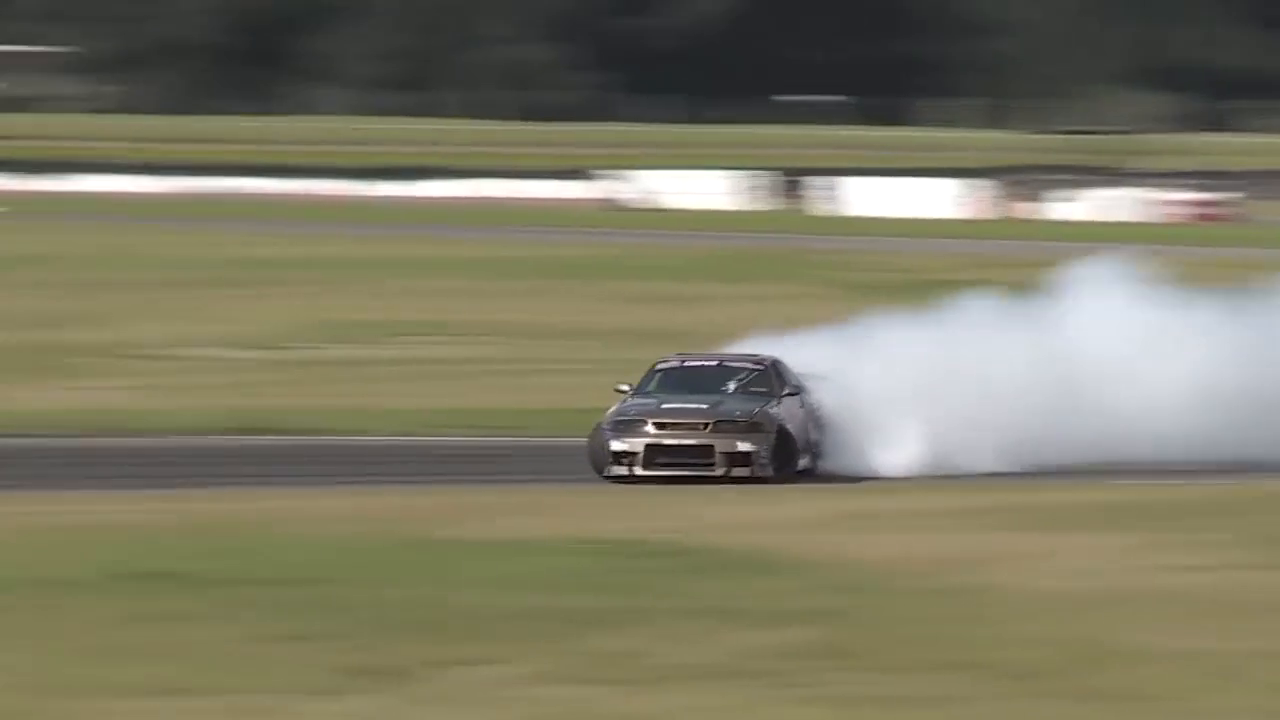
#> input picture frame 23 of Mastering-OpenCV-with-Python/module04-video-processing-and-analysis/race_car.mp4, 1280 x 720 px
$ python 16_01_Object_Tracking_Introduction.py
#> lines starting #> are read from the running program, lines starting #| are printed output that depends on the picture
#> further down, frame is the input picture: shape (720, 1280, 3); mean B, G, R 100.6, 122.4, 125.5
import cv2
import sys
import os

# Define Annotation Convenience Functions.
def drawBannerText(frame, text, banner_height_percent=0.08, font_scale=.8, text_color=(0, 255, 0),
                   font_thickness=2):
    # Draw a black filled banner across the top of the image frame.
    # percent: set the banner height as a percentage of the frame height.
    banner_height = int(banner_height_percent * frame.shape[0])
    cv2.rectangle(frame, (0, 0), (frame.shape[1], banner_height), (0, 0, 0), thickness=-1)

    # Draw text on banner.
    left_offset = 20
    location = (left_offset, int(15 + (banner_height_percent * frame.shape[0]) / 2))
    cv2.putText(frame, text, location, cv2.FONT_HERSHEY_SIMPLEX, font_scale, text_color,
                font_thickness, cv2.LINE_AA)

def drawRectangle(frame, bbox, color=(255,0,0)):
#> called with bbox = (820, 510, 420, 180), color = (0, 255, 255)
    p1 = (int(bbox[0]), int(bbox[1]))
    p2 = (int(bbox[0] + bbox[2]), int(bbox[1] + bbox[3]))
    cv2.rectangle(frame, p1, p2, color, 2, 1)

def displayRectangle(frame, bbox, color=(255,0,0)):
    frameCopy = frame.copy()
    drawRectangle(frameCopy, bbox, color)
    cv2.putText(frameCopy, 'Press any key to continue', (20,40), cv2.FONT_HERSHEY_SIMPLEX,
        1, (0,255,0), 1, cv2.LINE_AA)
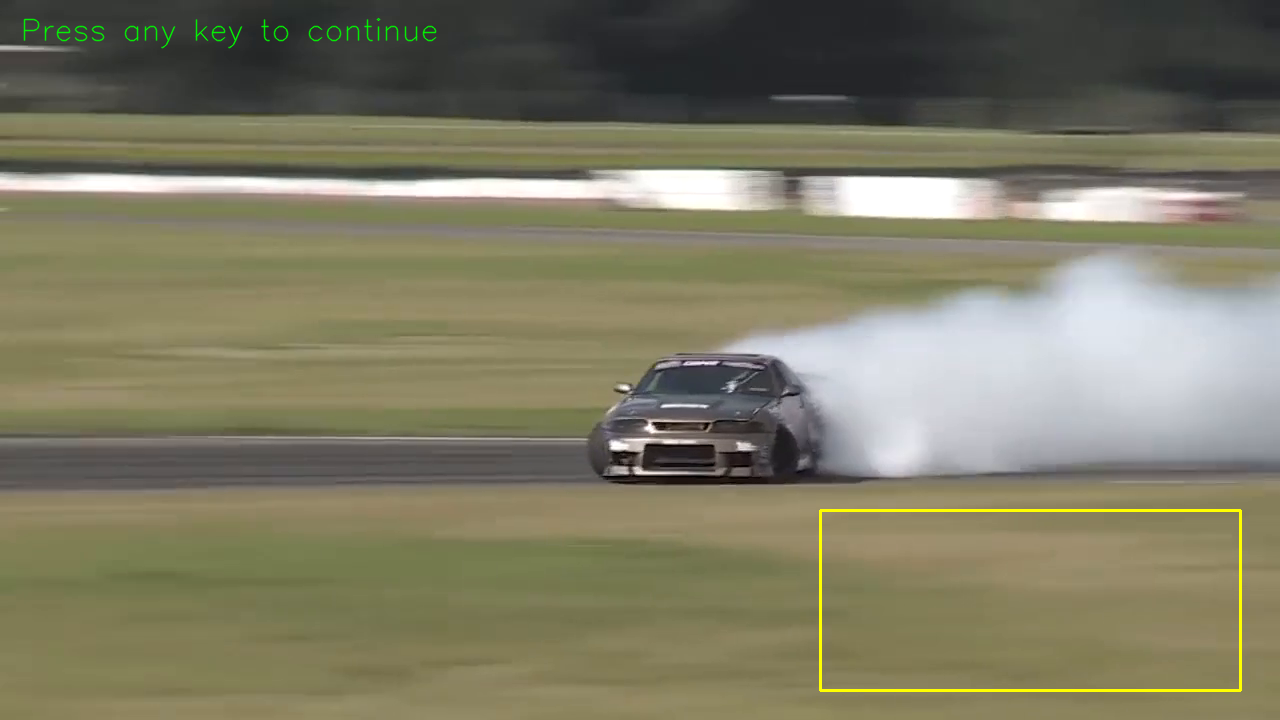
#> frameCopy: shape (720, 1280, 3); mean B, G, R 100.1, 123.2, 125.9
    cv2.imshow('Rectangle', cv2.resize(frameCopy, None, fx=0.5, fy=0.5))
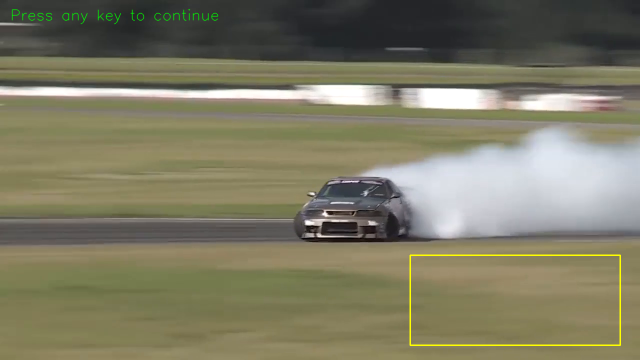
#> window 'Rectangle': shape (360, 640, 3); mean B, G, R 100.3, 123.3, 126
    cv2.waitKey(0)
    cv2.destroyAllWindows()

def drawText(frame, text, location=(20,20), font_scale=1, color=(50,170,50), font_thickness=2):
    cv2.putText(frame, text, location, cv2.FONT_HERSHEY_SIMPLEX, font_scale, color,
                font_thickness, cv2.LINE_AA)

# Create a Tracker Instance.
# Set up tracker.
tracker_types = ['BOOSTING', 'CSRT', 'KCF', 'MEDIANFLOW', 'MIL', 'MOSSE', 'TLD']

# Change the index to change the tracker type.
tracker_type = tracker_types[0]

if tracker_type == 'BOOSTING':
    tracker = cv2.legacy.TrackerBoosting_create()
elif tracker_type == 'CSRT':
    tracker = cv2.legacy.TrackerCSRT_create()
elif tracker_type == 'KCF':
    tracker = cv2.legacy.TrackerKCF_create()
elif tracker_type == 'MEDIANFLOW':
    tracker = cv2.legacy.TrackerMedianFlow_create()
elif tracker_type == 'MIL':
    tracker = cv2.legacy.TrackerMIL_create()
elif tracker_type == 'MOSSE':
    tracker = cv2.legacy.TrackerMOSSE_create()
elif tracker_type == 'TLD':
    tracker = cv2.legacy.TrackerTLD_create()

# Create Video Capture and Video Writer Objects.
# Read video
video_input_file_name = "./race_car.mp4"

# Create output file name for annotated video.
video_output_file_name = os.path.splitext(os.path.basename(video_input_file_name))[0]  \
                       + "_"  + tracker_type + '.mp4'

# Create video capture object.
video_cap = cv2.VideoCapture(video_input_file_name)

# Read first frame from video.
ok, frame = video_cap.read()

# Confirm video file can be opened.
if video_cap.isOpened():
    width  = int(video_cap.get(cv2.CAP_PROP_FRAME_WIDTH))
    height = int(video_cap.get(cv2.CAP_PROP_FRAME_HEIGHT))
    fps    = int(video_cap.get(cv2.CAP_PROP_FPS))
else:
    print('Could not open video')
    sys.exit()

fps_write = 20    # slow down video for demonstration purposes.

# Set up video writer for mp4.
fourcc = cv2.VideoWriter_fourcc(*'mp4v')

# Create video writer object.
video_out = cv2.VideoWriter( video_output_file_name, fourcc, fps_write, (width, height) )


# Define the Initial Bounding Box.
bbox = None
# Define a bounding box for the location of the object in the first video frame.
bbox = (820, 510, 420, 180) # race car

# Check if the a bounding box has been defined. If not, display the initial frame and alow the user to
# manually select the bounding box with the mouse.
if bbox == None:
    # This will display the first frame of the video. Use the mouse to specify a bounding box
    # around the object to track. When done, hit the space bar or Enter key to complete the operation.
    bbox = cv2.selectROI(frame, False)  # Note: this may cause python to hang on Mac OS.
    print(bbox)

frame_copy = frame.copy()
displayRectangle(frame_copy, bbox, color=(0, 255, 255))

# Initialize the tracker with the first frame and a bounding box to identify the object of interest.
tracker.init(frame, bbox)

# Processes Video Frames and Track Object.
print('Processing, please wait ...')
while True:
    ok, frame = video_cap.read()
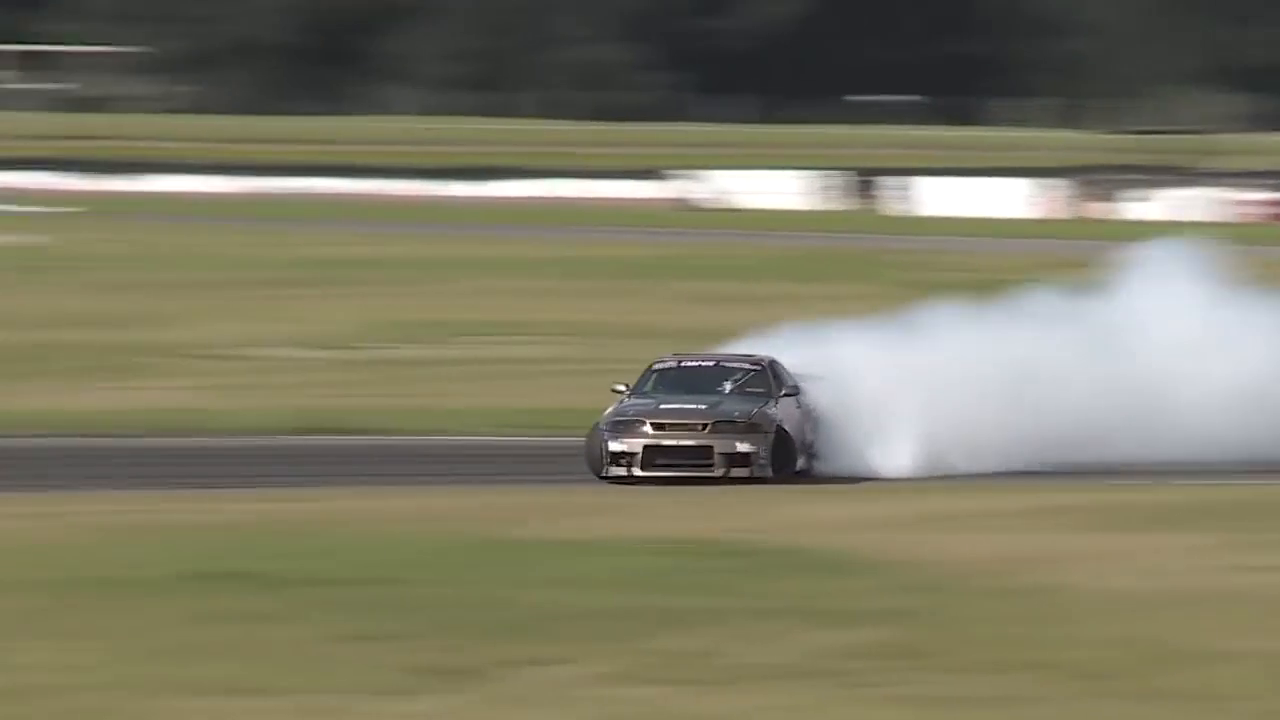
#> input picture frame 24 of Mastering-OpenCV-with-Python/module04-video-processing-and-analysis/race_car.mp4, 1280 x 720 px
#> frame is the input picture: shape (720, 1280, 3); mean B, G, R 101, 123, 126
    if not ok:
        break

    # Start timer
    timer = cv2.getTickCount()

    # Update tracker
    ok, bbox = tracker.update(frame)
#> ok = True; bbox = (852, 510, 420, 180)

    # Calculate Frames per second (FPS)
    fps = cv2.getTickFrequency() / (cv2.getTickCount() - timer);

    # Draw bounding box
    if ok:
        drawRectangle(frame, bbox, color=(0, 255, 255))
    else:
        drawText(frame, 'Tracking failure detected', location=(80,140), color=(0, 0, 255))

    # Display Info
    drawBannerText(frame, tracker_type + ' Tracker' + ', FPS : ' + str(int(fps)))
#> in drawBannerText, `cv2.putText(frame, text, location, cv2.FONT_HERSHEY_SIMPLEX, font_scal..`:
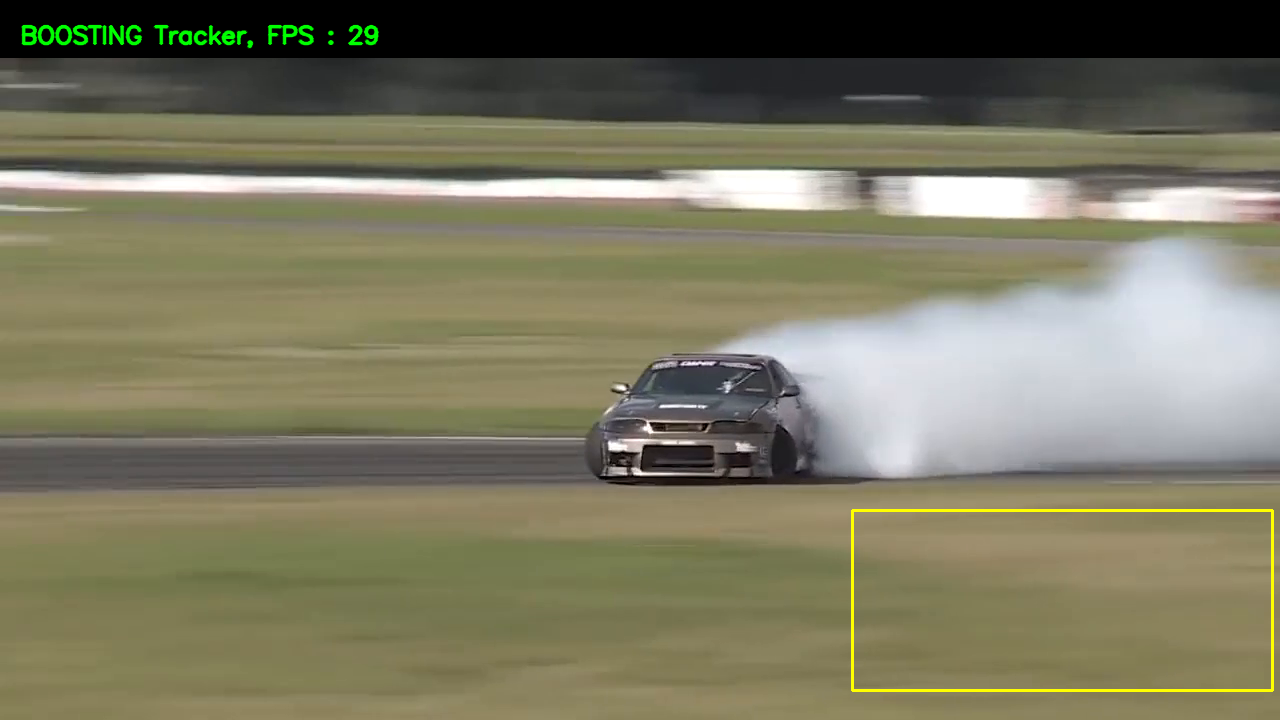
#> frame: shape (720, 1280, 3); mean B, G, R 96.6, 120.2, 122.4

    # Write frame to video
    video_out.write(frame)

video_cap.release()
video_out.release()
print('Processing completed.')

$ run again, starting later in the video
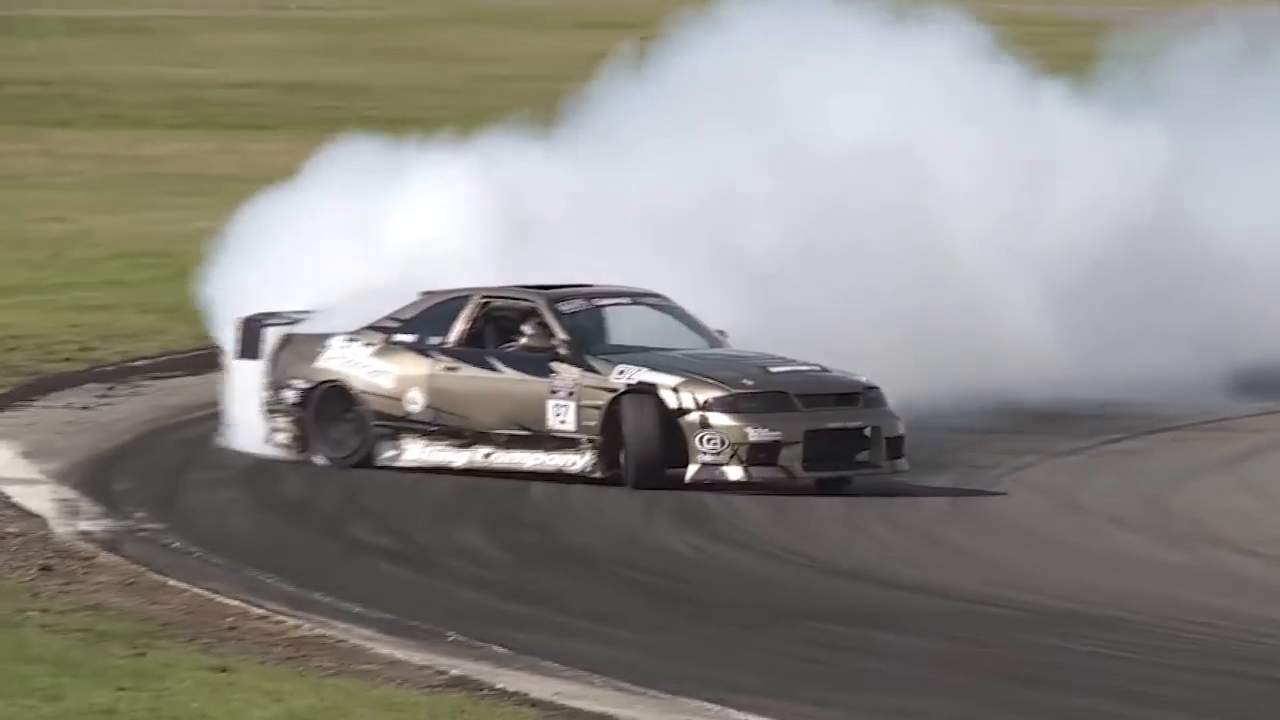
#> input picture frame 105 of Mastering-OpenCV-with-Python/module04-video-processing-and-analysis/race_car.mp4, 1280 x 720 px
#> frame is the input picture: shape (720, 1280, 3); mean B, G, R 129.8, 135.6, 137.4
#> frameCopy: shape (720, 1280, 3); mean B, G, R 129.4, 136.4, 137.9
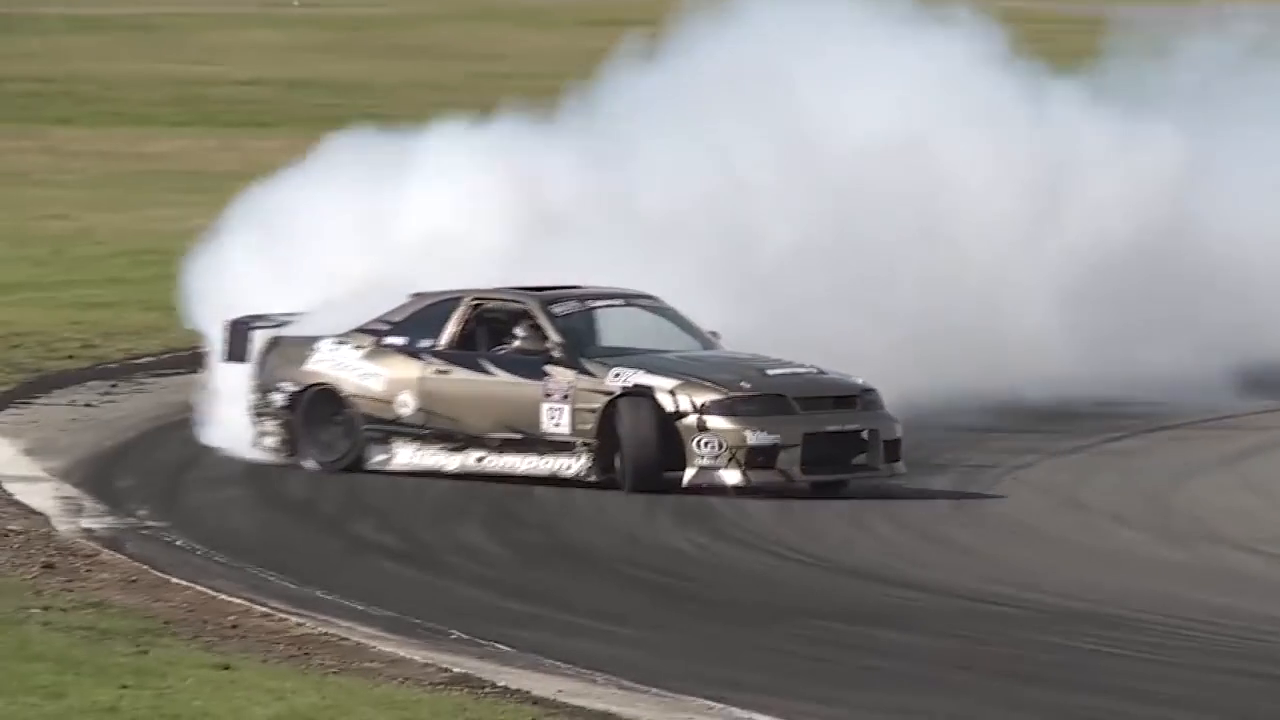
#> input picture frame 106 of Mastering-OpenCV-with-Python/module04-video-processing-and-analysis/race_car.mp4, 1280 x 720 px
#> frame is the input picture: shape (720, 1280, 3); mean B, G, R 131.2, 136.7, 138.3
#> ok = True; bbox = (812, 506, 420, 180)
#> in drawBannerText, `cv2.putText(frame, text, location, cv2.FONT_HERSHEY_SIMPLEX, font_scal..`:
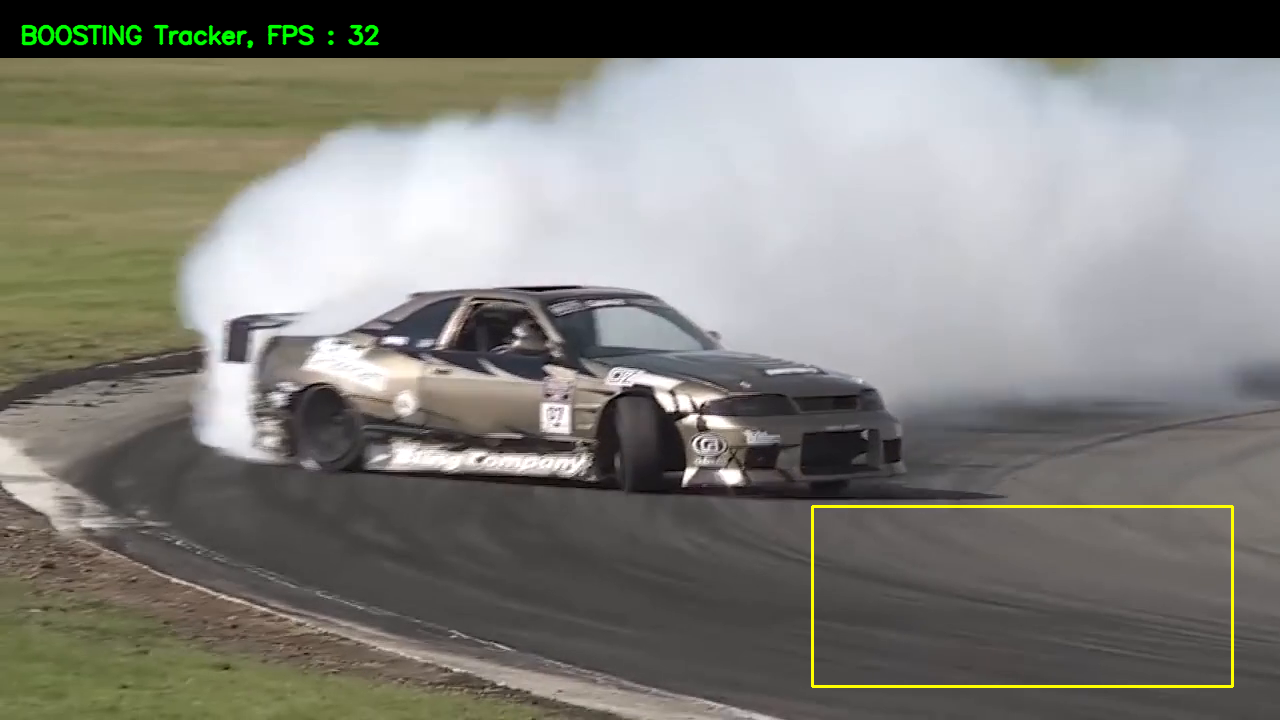
#> frame: shape (720, 1280, 3); mean B, G, R 120.2, 126, 126.7
